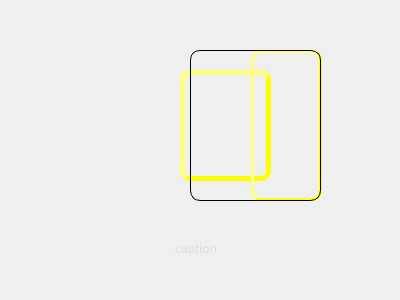
<?xml version="1.0" encoding="UTF-8"?>
<ui version="4.0">
 <class>PhotoFrameClass</class>
 <widget class="QWidget" name="PhotoFrameClass">
  <property name="geometry">
   <rect>
    <x>0</x>
    <y>0</y>
    <width>400</width>
    <height>300</height>
   </rect>
  </property>
  <property name="windowTitle">
   <string>PhotoFrame</string>
  </property>
  <property name="styleSheet">
   <string notr="true"/>
  </property>
  <widget class="QLabel" name="photoWidget">
   <property name="geometry">
    <rect>
     <x>180</x>
     <y>70</y>
     <width>91</width>
     <height>111</height>
    </rect>
   </property>
   <property name="styleSheet">
    <string notr="true">QLabel#photoWidget { 
border-width: 5px; 
border-style: outset; 
border-color: #FFFF00; 
border-radius: 10px; 
/*background: #FFFFFF; */
color: #000000; 
selection-background-color:#000000; 
}</string>
   </property>
   <property name="text">
    <string/>
   </property>
  </widget>
  <widget class="QLabel" name="defaultBorder">
   <property name="geometry">
    <rect>
     <x>190</x>
     <y>50</y>
     <width>131</width>
     <height>151</height>
    </rect>
   </property>
   <property name="styleSheet">
    <string notr="true">QLabel#defaultBorder { 
border-width: 1px; 
border-style: solid; 
border-color: #000000; 
border-radius: 10px; 
color: #000000; 
selection-background-color:#000000; 
}</string>
   </property>
   <property name="text">
    <string/>
   </property>
  </widget>
  <widget class="QLabel" name="selectedBorder">
   <property name="geometry">
    <rect>
     <x>251</x>
     <y>50</y>
     <width>71</width>
     <height>151</height>
    </rect>
   </property>
   <property name="styleSheet">
    <string notr="true">QLabel#selectedBorder { 
border-width: 3px; 
border-style: outset; 
border-color: #FFFF00; 
border-radius: 10px; 
/*background: #FFFFFF; */
color: #000000; 
selection-background-color:#000000; 
}</string>
   </property>
   <property name="text">
    <string/>
   </property>
  </widget>
  <widget class="QLabel" name="caption">
   <property name="geometry">
    <rect>
     <x>170</x>
     <y>240</y>
     <width>52</width>
     <height>13</height>
    </rect>
   </property>
   <property name="palette">
    <palette>
     <active>
      <colorrole role="WindowText">
       <brush brushstyle="SolidPattern">
        <color alpha="255">
         <red>221</red>
         <green>221</green>
         <blue>221</blue>
        </color>
       </brush>
      </colorrole>
     </active>
     <inactive>
      <colorrole role="WindowText">
       <brush brushstyle="SolidPattern">
        <color alpha="255">
         <red>221</red>
         <green>221</green>
         <blue>221</blue>
        </color>
       </brush>
      </colorrole>
     </inactive>
     <disabled>
      <colorrole role="WindowText">
       <brush brushstyle="SolidPattern">
        <color alpha="255">
         <red>108</red>
         <green>106</green>
         <blue>102</blue>
        </color>
       </brush>
      </colorrole>
     </disabled>
    </palette>
   </property>
   <property name="font">
    <font>
     <family>Arial Black</family>
    </font>
   </property>
   <property name="text">
    <string>caption</string>
   </property>
   <property name="alignment">
    <set>Qt::AlignHCenter|Qt::AlignTop</set>
   </property>
  </widget>
  <zorder>photoWidget</zorder>
  <zorder>selectedBorder</zorder>
  <zorder>caption</zorder>
  <zorder>defaultBorder</zorder>
 </widget>
 <layoutdefault spacing="6" margin="11"/>
 <resources/>
 <connections/>
</ui>
